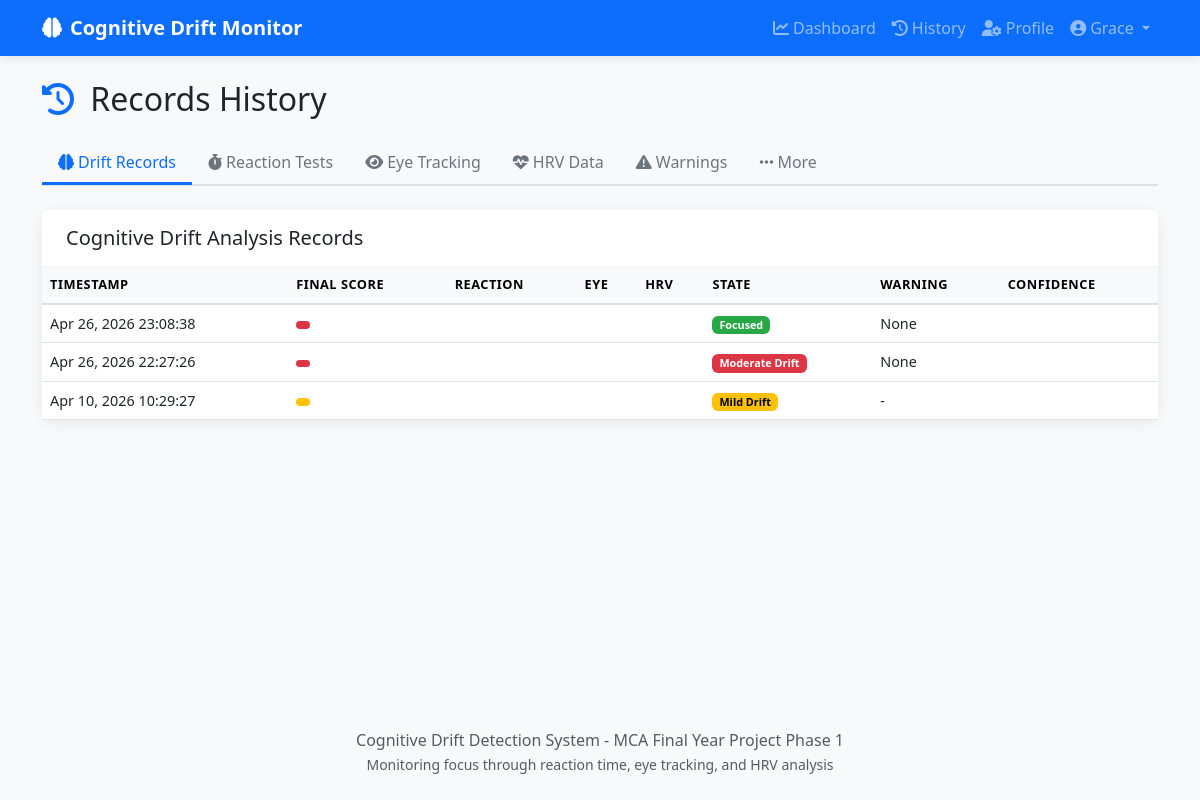
/history/ (signed in), run on an earlier commit of the app's database.
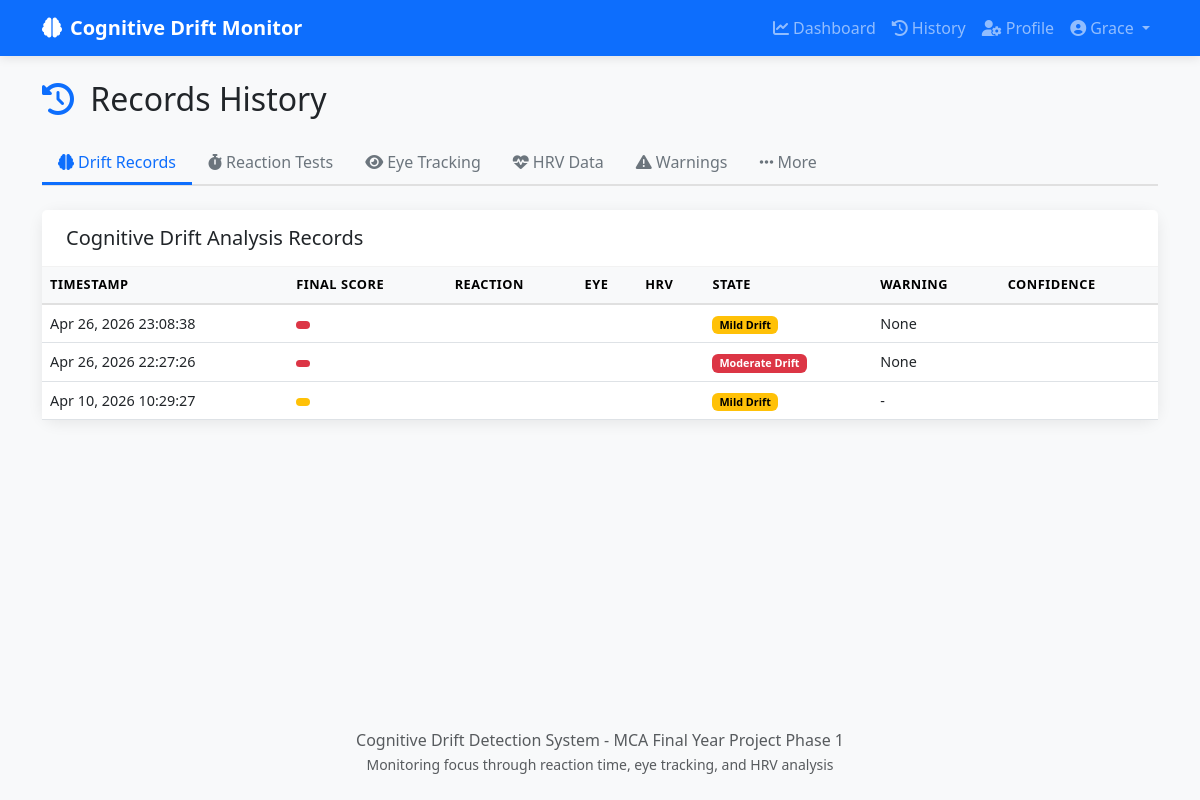
And on a later commit of the database.
### core/models.py (models this page shows, shortened)
class DriftRecord(models.Model):
    COGNITIVE_STATE_CHOICES = [
        ('focused', 'Focused'),
        ('mild_drift', 'Mild Drift'),
        ('moderate_drift', 'Moderate Drift'),
        ('severe_drift', 'Severe Drift'),
    ]
    WARNING_LEVEL_CHOICES = [
        ('none', 'None'),
        ('low', 'Low'),
        ('medium', 'Medium'),
        ('high', 'High'),
        ('critical', 'Critical'),
    ]
    user = models.ForeignKey(User, on_delete=models.CASCADE, related_name='drift_records')
    timestamp = models.DateTimeField(default=timezone.now)
    reaction_score = models.FloatField(null=True, blank=True, help_text="Reaction time based score (0-100)")
    eye_score = models.FloatField(null=True, blank=True, help_text="Eye tracking based score (0-100)")
    hrv_score = models.FloatField(null=True, blank=True, help_text="Heart rate variability score (0-100)")
    final_score = models.FloatField(null=True, blank=True, help_text="Combined final drift score (0-100, higher = more drift)")
    cognitive_state = models.CharField(max_length=20, choices=COGNITIVE_STATE_CHOICES, default='focused')
    warning_level = models.CharField(max_length=10, choices=WARNING_LEVEL_CHOICES, null=True, blank=True)
    reaction_triggered = models.BooleanField(default=False, help_text="Whether reaction test was triggered")
    confidence_score = models.FloatField(null=True, blank=True, help_text="Model confidence (0-1)")
    class Meta:
        verbose_name = "Drift Record"
        verbose_name_plural = "Drift Records"
        ordering = ['-timestamp']
        indexes = [
            models.Index(fields=['user', '-timestamp']),
        ]

### core/views.py (the view)
# urls.py: path('history/', views.history_view, name='history'),
@login_required
def history_view(request):
    user = request.user
    drift_records = DriftRecord.objects.filter(user=user).order_by('-timestamp')[:50]
    reaction_records = ReactionSession.objects.filter(user=user).order_by('-timestamp')[:20]
    eye_records = EyeRecord.objects.filter(user=user).order_by('-timestamp')[:20]
    hrv_records = HRVRecord.objects.filter(user=user).order_by('-timestamp')[:20]
    warning_records = WarningLog.objects.filter(user=user).order_by('-timestamp')[:20]
    goal_records = GoalRecord.objects.filter(user=user).order_by('-date')[:20]
    pomodoro_records = PomodoroSession.objects.filter(user=user).order_by('-start_time')[:20]
    distraction_records = DistractionRecord.objects.filter(user=user).order_by('-timestamp')[:20]
    context = {
        'drift_records': drift_records,
        'reaction_records': reaction_records,
        'eye_records': eye_records,
        'hrv_records': hrv_records,
        'warning_records': warning_records,
        'goal_records': goal_records,
        'pomodoro_records': pomodoro_records,
        'distraction_records': distraction_records,
    }
    return render(request, 'core/history.html', context)

### core/models.py (called while the page is built)
    @property
    def accuracy(self):
        if self.total_trials > 0:
            return (self.valid_trials / self.total_trials) * 100
        return 0

### templates/core/history.html (shortened to what the changed rows need)
{% extends 'base.html' %}
{% block content %}
<div class="container py-4">
    <h2 class="mb-4">
        <i class="fas fa-history me-2 text-primary"></i>
        Records History
    </h2>
    <div class="tab-content" id="historyTabsContent">
        <div class="tab-pane fade show active" id="drift" role="tabpanel">
            <div class="card">
                <div class="card-body p-0">
                    {% if drift_records %}
                        <div class="table-responsive">
                            <table class="table table-hover mb-0">
                                <thead class="table-light">
                                    <tr>
                                        <th>Timestamp</th>
                                        <th>Final Score</th>
                                        <th>Reaction</th>
                                        <th>Eye</th>
                                        <th>HRV</th>
                                        <th>State</th>
                                        <th>Warning</th>
                                        <th>Confidence</th>
                                    </tr>
                                </thead>
                                <tbody>
                                    {% for record in drift_records %}
                                        <tr>
                                            <td>{{ record.timestamp|date:"M d, Y H:i:s" }}</td>
                                            <td>
                                                <span class="badge bg-{% if record.final_score < 30 %}success{% elif record.final_score < 60 %}warning{% else %}danger{% endif %}">
                                                </span>
                                            </td>
                                            <td>{{ record.reaction_score|default:"--"|stringformat:"%.1f" }}</td>
                                            <td>{{ record.eye_score|default:"--"|stringformat:"%.1f" }}</td>
                                            <td>{{ record.hrv_score|default:"--"|stringformat:"%.1f" }}</td>
                                            <td>
                                                <span class="badge bg-{% if record.cognitive_state == 'focused' %}success{% elif record.cognitive_state == 'mild_drift' %}warning{% else %}danger{% endif %}">
                                                    {{ record.get_cognitive_state_display }}
                                                </span>
                                            </td>
                                            <td>{{ record.get_warning_level_display|default:"-" }}</td>
                                            <td>{{ record.confidence_score|default:"--"|stringformat:"%.2f" }}</td>
                                        </tr>
                                    {% endfor %}
                                </tbody>
                            </table>
                        </div>
                    {% else %}
                        <div class="text-center py-5 text-muted">
                            <i class="fas fa-brain fa-3x mb-3"></i>
                            <p>No drift records found. Start monitoring to see data here.</p>
                        </div>
                    {% endif %}
                </div>
            </div>
        </div>
    </div>
</div>
{% endblock %}

What changed in the data, as far as the page shows it:
changed DriftRecord "Apr 26, 2026 23:08:38": cognitive_state "Focused" → "Mild Drift"
